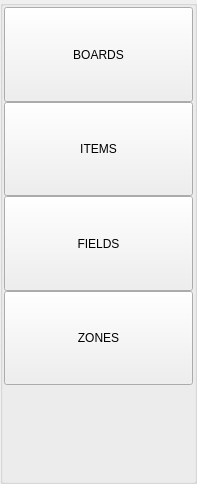
<?xml version="1.0" encoding="UTF-8"?>
<ui version="4.0">
 <class>ItemListGroupBox</class>
 <widget class="QGroupBox" name="ItemListGroupBox">
  <property name="geometry">
   <rect>
    <x>0</x>
    <y>0</y>
    <width>197</width>
    <height>484</height>
   </rect>
  </property>
  <property name="windowTitle">
   <string>GroupBox</string>
  </property>
  <layout class="QVBoxLayout" name="verticalLayout">
   <property name="spacing">
    <number>0</number>
   </property>
   <property name="leftMargin">
    <number>1</number>
   </property>
   <property name="topMargin">
    <number>1</number>
   </property>
   <property name="rightMargin">
    <number>1</number>
   </property>
   <property name="bottomMargin">
    <number>1</number>
   </property>
   <item>
    <widget class="QPushButton" name="boardsBtn">
     <property name="sizePolicy">
      <sizepolicy hsizetype="Minimum" vsizetype="Expanding">
       <horstretch>0</horstretch>
       <verstretch>0</verstretch>
      </sizepolicy>
     </property>
     <property name="text">
      <string>BOARDS</string>
     </property>
     <attribute name="buttonGroup">
      <string notr="true">buttonGroup</string>
     </attribute>
    </widget>
   </item>
   <item>
    <widget class="QPushButton" name="itemsBtn">
     <property name="sizePolicy">
      <sizepolicy hsizetype="Minimum" vsizetype="Expanding">
       <horstretch>0</horstretch>
       <verstretch>0</verstretch>
      </sizepolicy>
     </property>
     <property name="text">
      <string>ITEMS</string>
     </property>
     <attribute name="buttonGroup">
      <string notr="true">buttonGroup</string>
     </attribute>
    </widget>
   </item>
   <item>
    <widget class="QPushButton" name="fieldsBtn">
     <property name="sizePolicy">
      <sizepolicy hsizetype="Minimum" vsizetype="Expanding">
       <horstretch>0</horstretch>
       <verstretch>0</verstretch>
      </sizepolicy>
     </property>
     <property name="text">
      <string>FIELDS</string>
     </property>
     <attribute name="buttonGroup">
      <string notr="true">buttonGroup</string>
     </attribute>
    </widget>
   </item>
   <item>
    <widget class="QPushButton" name="zonesBtn">
     <property name="sizePolicy">
      <sizepolicy hsizetype="Minimum" vsizetype="Expanding">
       <horstretch>0</horstretch>
       <verstretch>0</verstretch>
      </sizepolicy>
     </property>
     <property name="text">
      <string>ZONES</string>
     </property>
     <attribute name="buttonGroup">
      <string notr="true">buttonGroup</string>
     </attribute>
    </widget>
   </item>
   <item>
    <spacer name="verticalSpacer">
     <property name="orientation">
      <enum>Qt::Vertical</enum>
     </property>
     <property name="sizeHint" stdset="0">
      <size>
       <width>20</width>
       <height>40</height>
      </size>
     </property>
    </spacer>
   </item>
  </layout>
 </widget>
 <resources/>
 <connections/>
 <buttongroups>
  <buttongroup name="buttonGroup"/>
 </buttongroups>
</ui>
